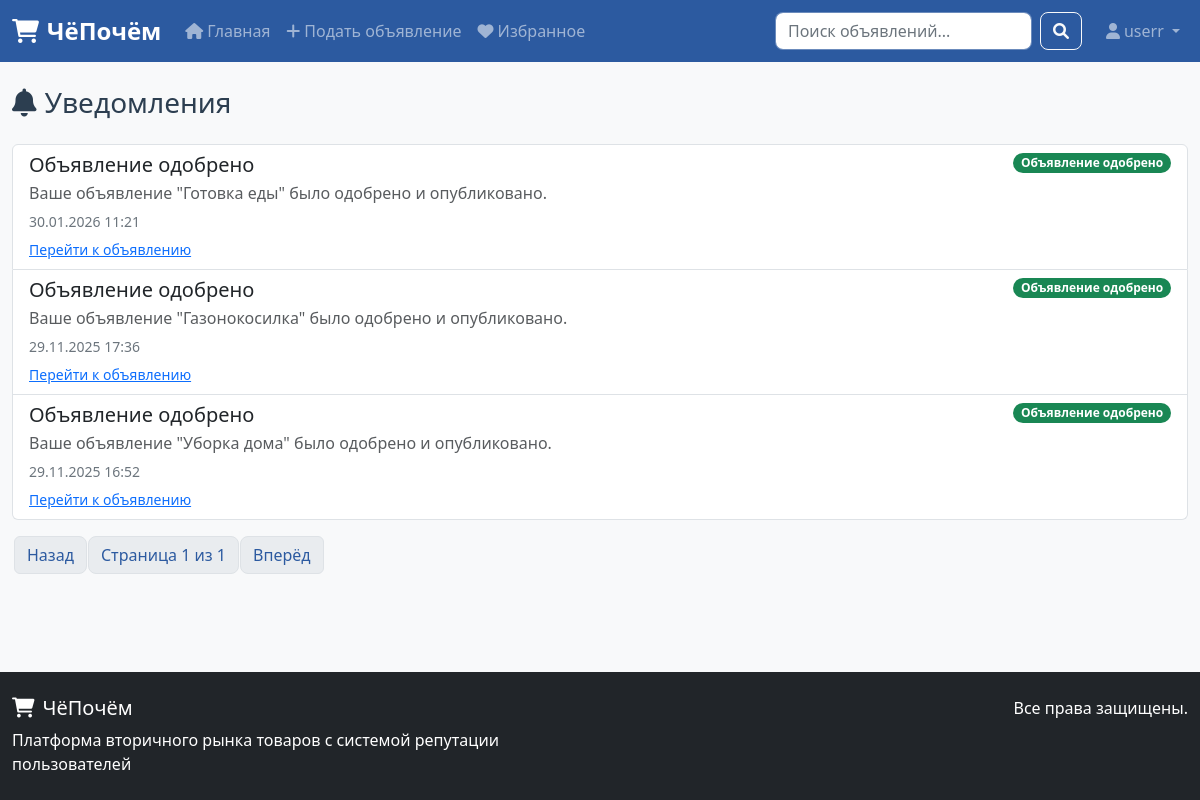
Before: /notifications/ (signed in) with the older database file.
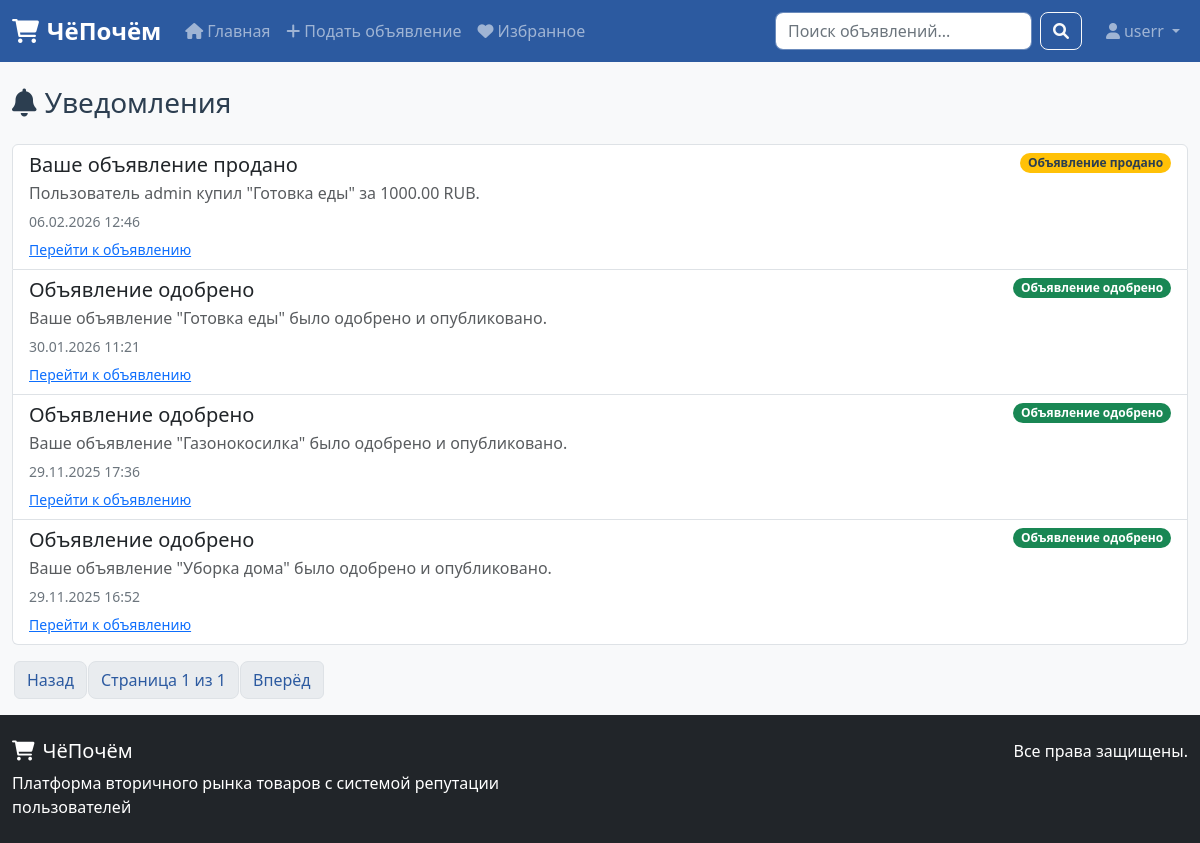
After: the same page with the newer database file.
### chepochem_app/models.py (models this page shows, shortened)
class Notification(models.Model):
    NOTIFICATION_TYPES = [
        ('listing_approved', 'Объявление одобрено'),
        ('listing_rejected', 'Объявление отклонено'),
        ('new_review', 'Новый отзыв'),
        ('listing_sold', 'Объявление продано'),
        ('purchase_created', 'Покупка совершена'),
        ('new_message', 'Новое сообщение'),
        ('listing_expired', 'Объявление истекло'),
        ('report_resolved', 'Жалоба рассмотрена'),
    ]
    user = models.ForeignKey(User, on_delete=models.CASCADE, verbose_name="Пользователь")
    type = models.CharField(max_length=50, choices=NOTIFICATION_TYPES, verbose_name="Тип")
    title = models.CharField(max_length=255, verbose_name="Заголовок")
    content = models.TextField(blank=True, verbose_name="Содержание")
    is_read = models.BooleanField(default=False, verbose_name="Прочитано")
    related_entity_type = models.CharField(max_length=50, blank=True, verbose_name="Тип связанной сущности")
    related_entity_id = models.IntegerField(blank=True, null=True, verbose_name="ID связанной сущности")
    created_at = models.DateTimeField(default=timezone.now, verbose_name="Дата создания")
    class Meta:
        verbose_name = "Уведомление"
        verbose_name_plural = "Уведомления"
        ordering = ['-created_at']

### chepochem_app/views.py (the view)
# urls.py: path('notifications/', views.notifications, name='notifications'),
@login_required
def notifications(request):
    notifications = Notification.objects.filter(user=request.user).order_by('-created_at')
    notifications.update(is_read=True)
    paginator = Paginator(notifications, 20)
    page_number = request.GET.get('page')
    page_obj = paginator.get_page(page_number)
    context = {
        'page_obj': page_obj,
    }
    return render(request, 'chepochem_app/notifications.html', context)

### templates/chepochem_app/notifications.html (shortened to what this page needs)
{% extends 'chepochem_app/base.html' %}
{% block content %}
<div class="row">
    <div class="col-md-12">
        <h1 class="h3 mb-4">
            <i class="fas fa-bell me-2"></i>Уведомления
        </h1>
        {% if page_obj.object_list %}
            <div class="list-group">
                {% for notification in page_obj.object_list %}
                    <div class="list-group-item d-flex justify-content-between align-items-start {% if not notification.is_read %}bg-light{% endif %}">
                        <div class="me-3">
                            <h5 class="mb-1">{{ notification.title }}</h5>
                            {% if notification.content %}
                                <p class="mb-1 text-muted">{{ notification.content }}</p>
                            {% endif %}
                            <small class="text-secondary">
                                {{ notification.created_at|date:"d.m.Y H:i" }}
                            </small>
                            {% if notification.related_entity_type == 'listing' and notification.related_entity_id %}
                                <div class="mt-1">
                                    <a href="{% url 'listing_detail' notification.related_entity_id %}" class="small">
                                        Перейти к объявлению
                                    </a>
                                </div>
                            {% endif %}
                        </div>
                        <span class="badge rounded-pill
                                   {% if notification.type == 'listing_approved' %}bg-success
                                   {% elif notification.type == 'listing_rejected' %}bg-danger
                                   {% elif notification.type == 'new_review' %}bg-primary
                                   {% elif notification.type == 'listing_sold' %}bg-warning text-dark
                                   {% elif notification.type == 'purchase_created' %}bg-info text-dark
                                   {% else %}bg-secondary{% endif %}">
                            {{ notification.get_type_display }}
                        </span>
                    </div>
                {% endfor %}
            </div>
            <nav aria-label="Пагинация уведомлений" class="mt-3">
                <ul class="pagination">
                    {% if page_obj.has_previous %}
                        <li class="page-item">
                            <a class="page-link" href="?page={{ page_obj.previous_page_number }}">Назад</a>
                        </li>
                    {% else %}
                        <li class="page-item disabled">
                            <span class="page-link">Назад</span>
                        </li>
                    {% endif %}
                    <li class="page-item disabled">
                        <span class="page-link">
                            Страница {{ page_obj.number }} из {{ page_obj.paginator.num_pages }}
                        </span>
                    </li>
                    {% if page_obj.has_next %}
                        <li class="page-item">
                            <a class="page-link" href="?page={{ page_obj.next_page_number }}">Вперёд</a>
                        </li>
                    {% else %}
                        <li class="page-item disabled">
                            <span class="page-link">Вперёд</span>
                        </li>
                    {% endif %}
                </ul>
            </nav>
        {% else %}
            <div class="alert alert-info">
                Пока нет уведомлений.
            </div>
        {% endif %}
    </div>
</div>
{% endblock %}

Changed rows visible on the page:
added Notification: title "Ваше объявление продано", content "Пользователь admin купил \"Готовка еды\" за 1000.00 RUB.", created_at "06.02.2026 12:46", related_entity_type "Перейти к объявлению", type "Объявление продано"
